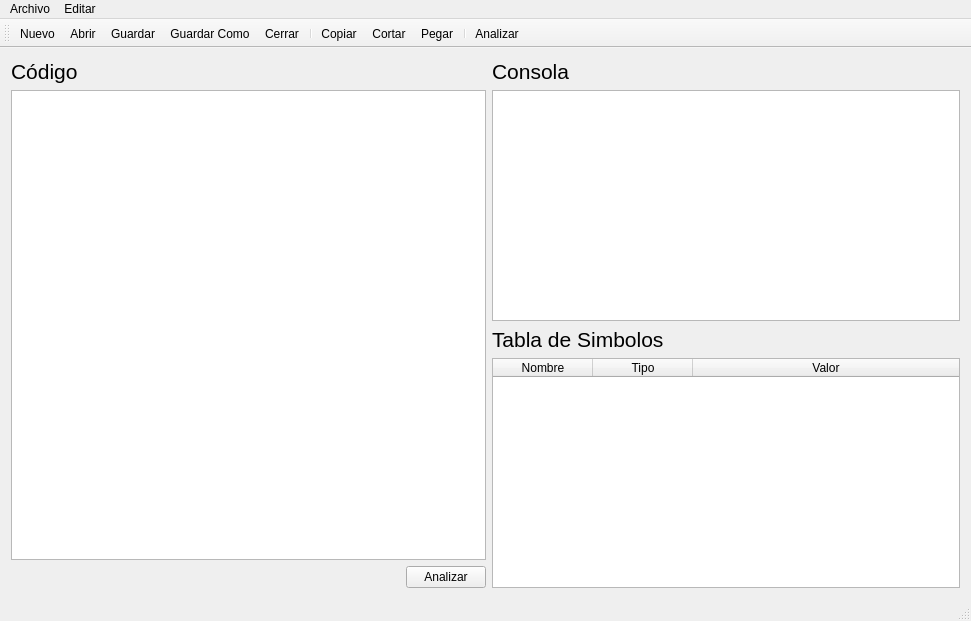
<?xml version="1.0" encoding="UTF-8"?>
<ui version="4.0">
 <class>MainWindow</class>
 <widget class="QMainWindow" name="MainWindow">
  <property name="geometry">
   <rect>
    <x>0</x>
    <y>0</y>
    <width>971</width>
    <height>621</height>
   </rect>
  </property>
  <property name="windowTitle">
   <string>Prism</string>
  </property>
  <property name="windowIcon">
   <iconset resource="recursos.qrc">
    <normaloff>:/archivos/archivos/Prism.png</normaloff>:/archivos/archivos/Prism.png</iconset>
  </property>
  <widget class="QWidget" name="centralWidget">
   <layout class="QHBoxLayout" name="horizontalLayout_5">
    <item>
     <layout class="QVBoxLayout" name="verticalLayout">
      <item>
       <layout class="QHBoxLayout" name="horizontalLayout">
        <item>
         <widget class="QLabel" name="label_2">
          <property name="font">
           <font>
            <pointsize>16</pointsize>
           </font>
          </property>
          <property name="text">
           <string>Código</string>
          </property>
         </widget>
        </item>
        <item>
         <spacer name="horizontalSpacer_2">
          <property name="orientation">
           <enum>Qt::Horizontal</enum>
          </property>
          <property name="sizeHint" stdset="0">
           <size>
            <width>408</width>
            <height>20</height>
           </size>
          </property>
         </spacer>
        </item>
       </layout>
      </item>
      <item>
       <widget class="QTextEdit" name="textEdit">
        <property name="font">
         <font>
          <pointsize>12</pointsize>
         </font>
        </property>
       </widget>
      </item>
      <item>
       <layout class="QHBoxLayout" name="horizontalLayout_2">
        <item>
         <spacer name="horizontalSpacer">
          <property name="orientation">
           <enum>Qt::Horizontal</enum>
          </property>
          <property name="sizeHint" stdset="0">
           <size>
            <width>388</width>
            <height>20</height>
           </size>
          </property>
         </spacer>
        </item>
        <item>
         <widget class="QPushButton" name="pushButton">
          <property name="text">
           <string>Analizar</string>
          </property>
         </widget>
        </item>
       </layout>
      </item>
     </layout>
    </item>
    <item>
     <layout class="QVBoxLayout" name="verticalLayout_2">
      <item>
       <layout class="QHBoxLayout" name="horizontalLayout_3">
        <item>
         <widget class="QLabel" name="label">
          <property name="font">
           <font>
            <pointsize>16</pointsize>
           </font>
          </property>
          <property name="text">
           <string>Consola</string>
          </property>
         </widget>
        </item>
        <item>
         <spacer name="horizontalSpacer_3">
          <property name="orientation">
           <enum>Qt::Horizontal</enum>
          </property>
          <property name="sizeHint" stdset="0">
           <size>
            <width>138</width>
            <height>20</height>
           </size>
          </property>
         </spacer>
        </item>
       </layout>
      </item>
      <item>
       <widget class="QTextBrowser" name="consola"/>
      </item>
      <item>
       <widget class="QLabel" name="label_3">
        <property name="text">
         <string>&lt;html&gt;&lt;head/&gt;&lt;body&gt;&lt;p&gt;&lt;span style=&quot; font-size:16pt;&quot;&gt;Tabla de Simbolos&lt;/span&gt;&lt;/p&gt;&lt;/body&gt;&lt;/html&gt;</string>
        </property>
       </widget>
      </item>
      <item>
       <widget class="QTableWidget" name="tableWidget">
        <attribute name="horizontalHeaderStretchLastSection">
         <bool>true</bool>
        </attribute>
        <column>
         <property name="text">
          <string>Nombre</string>
         </property>
        </column>
        <column>
         <property name="text">
          <string>Tipo</string>
         </property>
        </column>
        <column>
         <property name="text">
          <string>Valor</string>
         </property>
        </column>
       </widget>
      </item>
      <item>
       <layout class="QHBoxLayout" name="horizontalLayout_4"/>
      </item>
     </layout>
    </item>
   </layout>
  </widget>
  <widget class="QToolBar" name="mainToolBar">
   <attribute name="toolBarArea">
    <enum>TopToolBarArea</enum>
   </attribute>
   <attribute name="toolBarBreak">
    <bool>false</bool>
   </attribute>
   <addaction name="actionNuevo"/>
   <addaction name="actionAbrir"/>
   <addaction name="actionGuardar"/>
   <addaction name="actionGuardar_Como"/>
   <addaction name="actionCerrar"/>
   <addaction name="separator"/>
   <addaction name="actionCopiar"/>
   <addaction name="actionCortar"/>
   <addaction name="actionPegar"/>
   <addaction name="separator"/>
   <addaction name="actionAnalizar"/>
  </widget>
  <widget class="QStatusBar" name="statusBar"/>
  <widget class="QMenuBar" name="menuBar">
   <property name="geometry">
    <rect>
     <x>0</x>
     <y>0</y>
     <width>971</width>
     <height>27</height>
    </rect>
   </property>
   <widget class="QMenu" name="menuAYuda">
    <property name="title">
     <string>Archivo</string>
    </property>
    <addaction name="actionNuevo"/>
    <addaction name="actionAbrir"/>
    <addaction name="actionGuardar"/>
    <addaction name="actionGuardar_Como"/>
    <addaction name="actionCerrar"/>
   </widget>
   <widget class="QMenu" name="menuEditar">
    <property name="title">
     <string>Editar</string>
    </property>
    <addaction name="actionCopiar"/>
    <addaction name="actionCortar"/>
    <addaction name="actionPegar"/>
   </widget>
   <addaction name="menuAYuda"/>
   <addaction name="menuEditar"/>
  </widget>
  <action name="actionNuevo">
   <property name="icon">
    <iconset resource="recursos.qrc">
     <normaloff>:/archivos/archivos/nuevo.png</normaloff>:/archivos/archivos/nuevo.png</iconset>
   </property>
   <property name="text">
    <string>Nuevo</string>
   </property>
  </action>
  <action name="actionAbrir">
   <property name="icon">
    <iconset resource="recursos.qrc">
     <normaloff>:/archivos/archivos/abrir.png</normaloff>:/archivos/archivos/abrir.png</iconset>
   </property>
   <property name="text">
    <string>Abrir</string>
   </property>
  </action>
  <action name="actionGuardar">
   <property name="icon">
    <iconset resource="recursos.qrc">
     <normaloff>:/archivos/archivos/guardar.png</normaloff>:/archivos/archivos/guardar.png</iconset>
   </property>
   <property name="text">
    <string>Guardar</string>
   </property>
  </action>
  <action name="actionCerrar">
   <property name="icon">
    <iconset resource="recursos.qrc">
     <normaloff>:/archivos/archivos/cerrar.png</normaloff>:/archivos/archivos/cerrar.png</iconset>
   </property>
   <property name="text">
    <string>Cerrar</string>
   </property>
  </action>
  <action name="actionCopiar">
   <property name="icon">
    <iconset resource="recursos.qrc">
     <normaloff>:/archivos/archivos/copiar.png</normaloff>:/archivos/archivos/copiar.png</iconset>
   </property>
   <property name="text">
    <string>Copiar</string>
   </property>
  </action>
  <action name="actionCortar">
   <property name="icon">
    <iconset resource="recursos.qrc">
     <normaloff>:/archivos/archivos/cortar.png</normaloff>:/archivos/archivos/cortar.png</iconset>
   </property>
   <property name="text">
    <string>Cortar</string>
   </property>
  </action>
  <action name="actionPegar">
   <property name="icon">
    <iconset resource="recursos.qrc">
     <normaloff>:/archivos/archivos/pegar.png</normaloff>:/archivos/archivos/pegar.png</iconset>
   </property>
   <property name="text">
    <string>Pegar</string>
   </property>
  </action>
  <action name="actionGuardar_Como">
   <property name="icon">
    <iconset resource="recursos.qrc">
     <normaloff>:/archivos/archivos/guardarcomo.png</normaloff>:/archivos/archivos/guardarcomo.png</iconset>
   </property>
   <property name="text">
    <string>Guardar Como</string>
   </property>
  </action>
  <action name="actionAnalizar">
   <property name="icon">
    <iconset resource="recursos.qrc">
     <normaloff>:/archivos/archivos/Prism.png</normaloff>:/archivos/archivos/Prism.png</iconset>
   </property>
   <property name="text">
    <string>Analizar</string>
   </property>
  </action>
 </widget>
 <layoutdefault spacing="6" margin="11"/>
 <resources>
  <include location="recursos.qrc"/>
 </resources>
 <connections/>
</ui>
